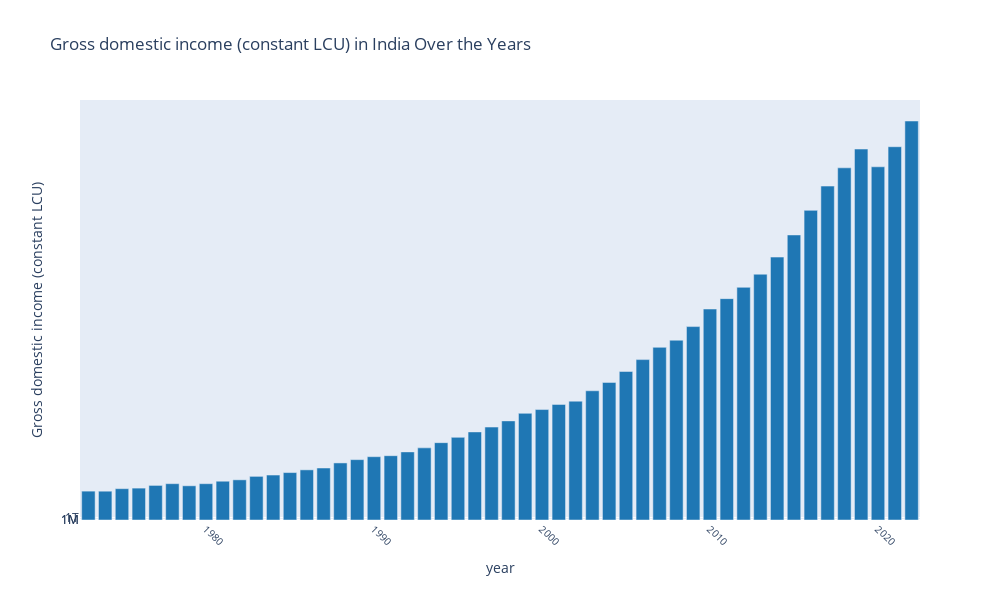

Here is the notebook cell this chart was saved with:
### Code cell
import plotly.express as px

# Create an interactive bar plot using Plotly Express
fig = px.bar(
    india_data,
    x='year',
    y='Gross domestic income (constant LCU)',
    labels={'Gross domestic income (constant LCU)': 'Gross domestic income (constant LCU)'},
    title='Gross domestic income (constant LCU) in India Over the Years',
    color_discrete_sequence=px.colors.qualitative.D3  # Use a different color scale
)

# Customize the figure size
fig.update_layout(
    width=1000,  # Set the width of the plot
    height=600,  # Set the height of the plot
)

# Customize the x-axis labels
fig.update_xaxes(tickangle=45, tickfont=dict(size=10))

# Define a custom formatter function to format y-axis labels in millions, billions, or trillions
def millions_billions_trillions(value):
    if value >= 1e12:
        return f'{value / 1e12:.0f}T'
    elif value >= 1e9:
        return f'{value / 1e9:.0f}B'
    elif value >= 1e6:
        return f'{value / 1e6:.0f}M'
    else:
        return f'{value:.0f}'

# Apply the custom formatter to the y-axis
fig.update_yaxes(tickformat=".2s", tickvals=[1e6, 1e9, 1e12], ticktext=[millions_billions_trillions(1e6), millions_billions_trillions(1e9), millions_billions_trillions(1e12)])

# Show the interactive plot
fig.show()

### Figure 1 — Plotly figure (JSON) as saved in the notebook; plotly's stock layout.template omitted (floating-point values rounded to 4 significant figures)
{"data": [{"alignmentgroup": "True", "hovertemplate": "year=%{x}<br>Gross domestic income (constant LCU)=%{y}<extra></extra>", "legendgroup": "", "marker": {"color": "#1F77B4", "pattern": {"shape": ""}}, "name": "", "offsetgroup": "", "orientation": "v", "showlegend": false, "textposition": "auto", "type": "bar", "x": [1973, 1974, 1975, 1976, 1977, 1978, 1979, 1980, 1981, 1982, 1983, 1984, 1985, 1986, 1987, 1988, 1989, 1990, 1991, 1992, 1993, 1994, 1995, 1996, 1997, 1998, 1999, 2000, 2001, 2002, 2003, 2004, 2005, 2006, 2007, 2008, 2009, 2010, 2011, 2012, 2013, 2014, 2015, 2016, 2017, 2018, 2019, 2020, 2021, 2022], "xaxis": "x", "y": [11390000000000.0, 11370000000000.0, 12360000000000.0, 12580000000000.0, 13650000000000.0, 14330000000000.0, 13500000000000.0, 14324707274579, 15300000000000.0, 15860000000000.0, 17220746225409, 17750000000000.0, 18720000000000.0, 19790000000000.0, 20520000000000.0, 22520000000000.0, 23820000000000.0, 24980000000000.0, 25380000000000.0, 26880000000000.0, 28470000000000.0, 30530000000000.0, 32620000000000.0, 34770000000000.0, 36670000000000.0, 39110000000000.0, 42100000000000.0, 43590000000000.0, 45612998481546, 46900000000000.0, 51000000000000.0, 54290000000000.0, 58610000000000.0, 63300000000000.0, 68140000000000.0, 70950000000000.0, 76330000000000.0, 83261366871317, 87363287113700, 91830000000000.0, 97000000000000.0, 103761941541732, 112498778127507, 122200998511052, 131778445235731, 138984101815223, 146395241295086, 139386852000455, 147316642421112, 157465234324929], "yaxis": "y"}], "layout": {"barmode": "relative", "height": 600, "legend": {"tracegroupgap": 0}, "title": {"text": "Gross domestic income (constant LCU) in India Over the Years"}, "width": 1000, "xaxis": {"anchor": "y", "domain": [0, 1], "tickangle": 45, "tickfont": {"size": 10}, "title": {"text": "year"}}, "yaxis": {"anchor": "x", "domain": [0, 1], "tickformat": ".2s", "ticktext": ["1M", "1B", "1T"], "tickvals": [1000000, 1000000000, 1000000000000], "title": {"text": "Gross domestic income (constant LCU)"}}}}
